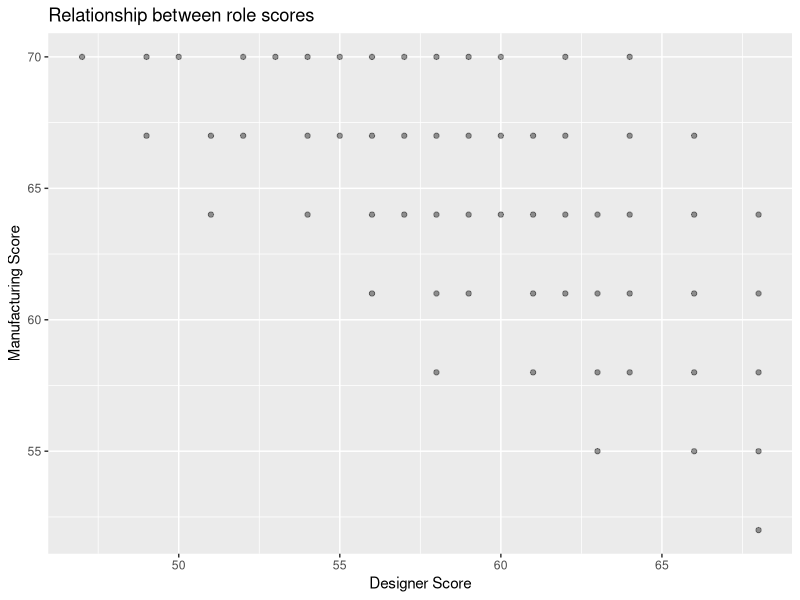
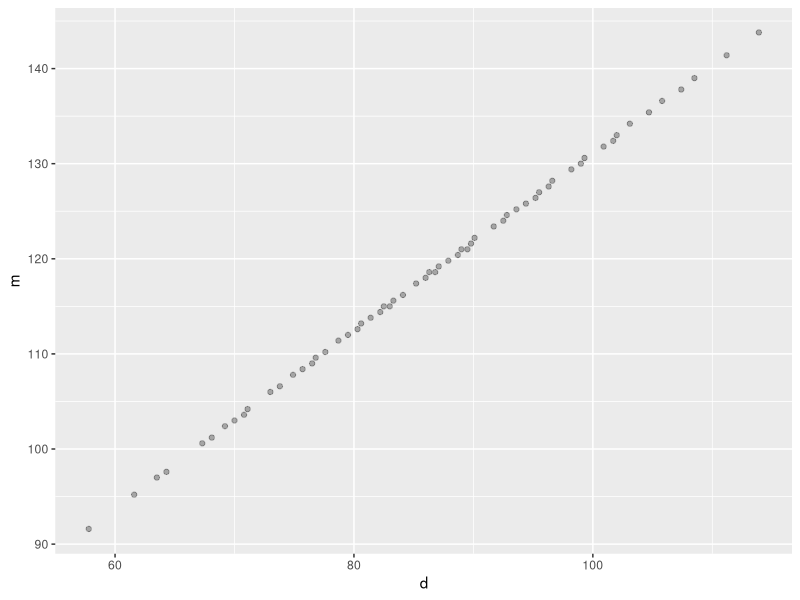
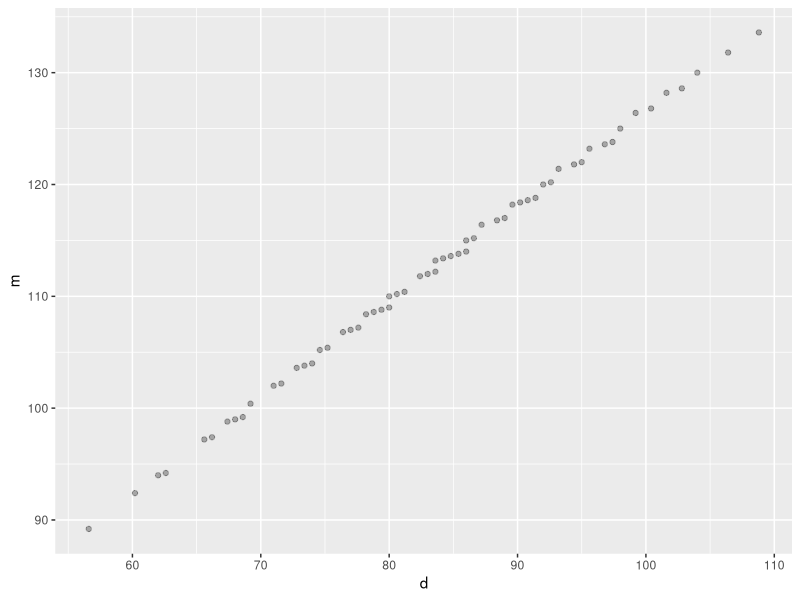
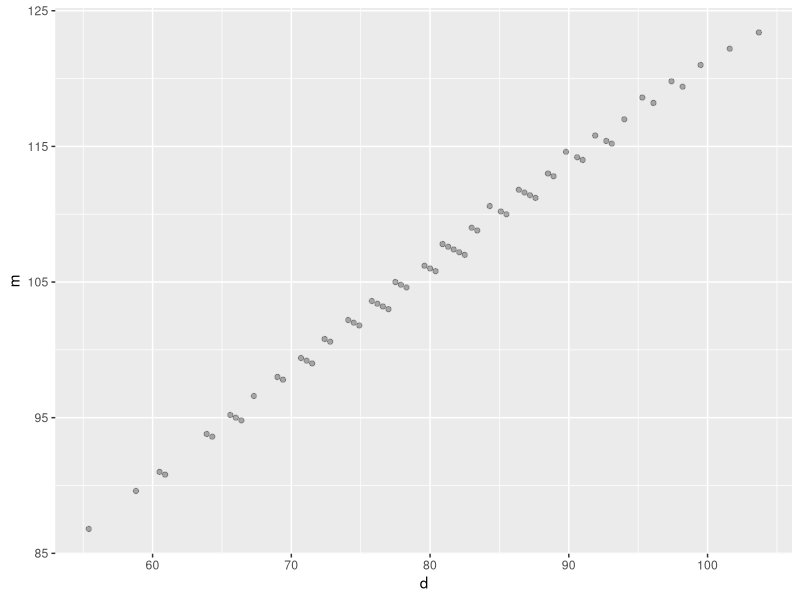
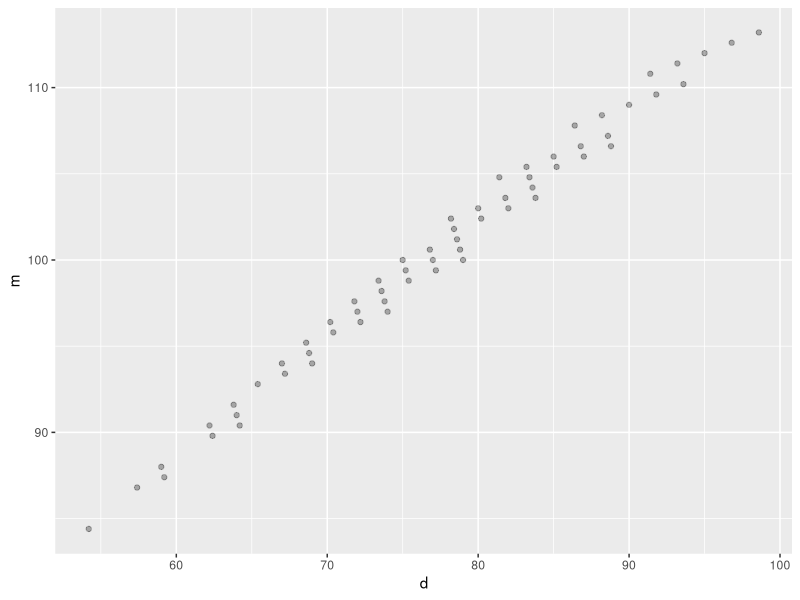
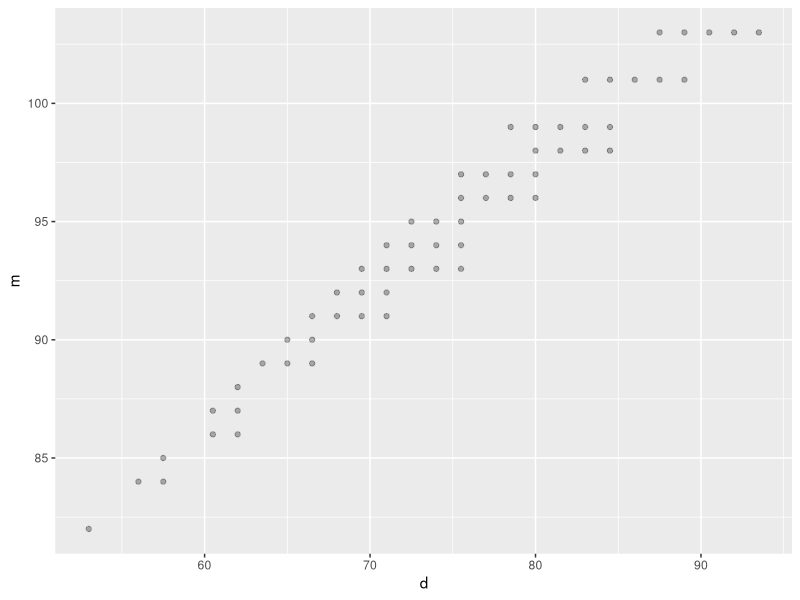
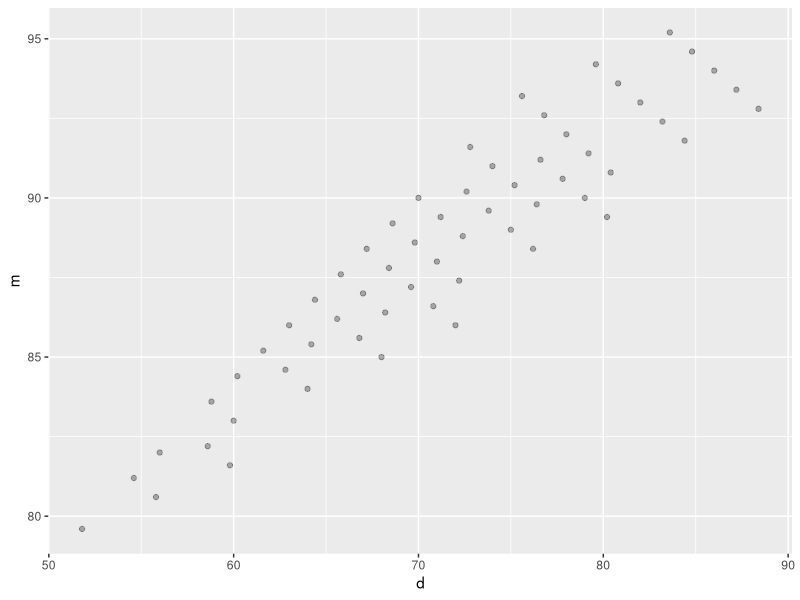
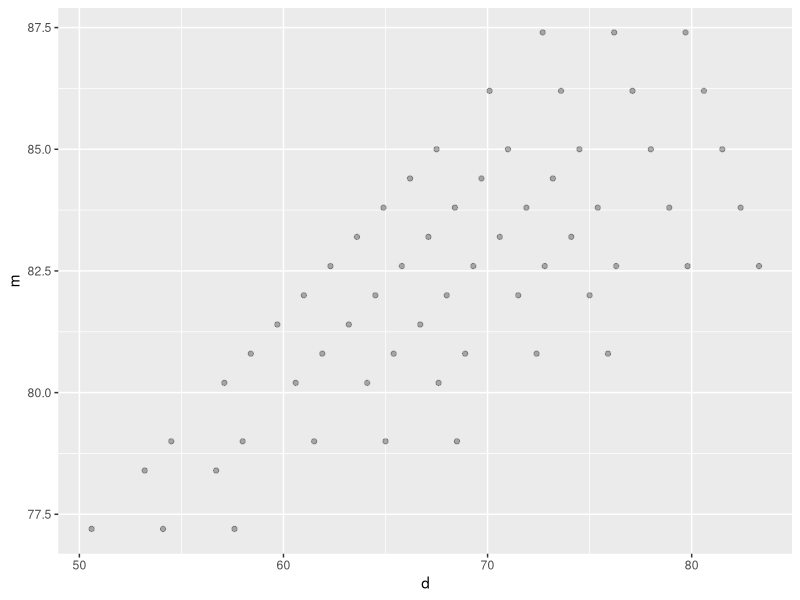

Source code (R) for these figures, in order:
## ---- chunk 1
knitr::opts_chunk$set(echo = TRUE)
library(tidyverse)
library(magrittr)
library(gtools)
## ---- chunk 2
ref_info <- list(
  shape = c("Triangle", "Parallelogram", "Trapezoid"),
  shape_abbr = c("t", "p", "z"),
  str = c(4, 6, 5),
  flex = c(2, 4, 8),
  cost = c(6, 10, 16),
  cost_multipliers = c(
    m = 1,
    d = .5),
  rel_val_m = c(0, 0, -3),
  rel_val_d = c(3, 5, 5),
  budget = 70
)
## ---- chunk 3

# This is the basic scoring function for either player
score_basic <- function(str, flex, cost, cost_multiplier, budget) {
  return(str + flex + ((budget - cost) * cost_multiplier))
}

# Not much special here, just calculates the basics before sending it to score_basic
score_player <- function(shape_vec, role, ref = ref_info) {
  
  if (role == "d" | role == "m") {} else {
    stop("role is not 'd' fr designer or 'm' for manufacturer. Please specify to calculate scores:")
  }
  
  basic_score_vec <- c(
    strength = sum(ref[["str"]] * shape_vec), # calculating strength is based on ref_info
    flexibility = sum(ref[["flex"]] * shape_vec), # calculating flexibility is based on ref_info
    cost = sum(ref[["cost"]] * shape_vec) # calculating cost is based on ref_info
  )
  
  cost_multiply <- ref_info[["cost_multipliers"]][[role]]
  budge <- ref_info[["budget"]]
  
  score_vec <- c(
    basic_score_vec,
    player_score = score_basic(basic_score_vec[["strength"]],
                               basic_score_vec[["flexibility"]],
                               basic_score_vec[["cost"]],
                               cost_multiply,
                               budge
                               ))
  
  return(score_vec)
}
## ---- chunk 4
n_shape <- 0:7
max_shapesum <- max(n_shape)
min_shapesum <- 4

exclusion_fn <- function(shape_vec, max = max_shapesum, min = min_shapesum) {
  if (sum(shape_vec) > max) {return(F)} # don't exceed shape maximum
  if (sum(shape_vec) < min) {return(F)} # you need at least 4 to fill in the figure
  if (shape_vec[1] < 1) {return(F)}
  if (shape_vec[1] < 2 & any(sum(shape_vec) < 5, shape_vec[3] < 2)) {return(F)}
  if (shape_vec[3] < 1 & shape_vec[1] < 3) {return(F)} 
  return(T)
}

shape_perms <- gtools::permutations(length(n_shape), 3, v = n_shape, repeats.allowed = T) %>% 
  t %>% as.data.frame %>% 
  extract(map_lgl(., exclusion_fn))
## ---- chunk 5
# This determines scores for each player for each combination of shapes used to fill in the outline of the plane
all_scores <- cbind(shape_perms %>% t %>% as.data.frame %>% set_colnames(c("t", "p", "z")), 
                    # calculates designer scores for each permutation
                    map2_dfr(shape_perms, rep("d", ncol(shape_perms)), score_player) %>% 
                      rename(d = player_score), 
                    # calculates manufacturer scores for each permutation
                    map2_dfr(shape_perms, rep("m", ncol(shape_perms)), score_player) %>% 
                      rename(m = player_score) %>% dplyr::select(m)) %>% 
  # also calculate joint score, the ratio between the two, and the distance from 1
  mutate(joint_score = d + m,
         ratio = d/m,
         ratio_dist_1 = abs(1 - ratio),
         id = paste0(t,p,z))

cors <- cor(all_scores %>% dplyr::select(where(is.numeric)))
## ---- chunk 6
# this kind of plot gives a sense of what outomes are likely possible given at least the constraints we know
ggplot(all_scores, aes(d, m)) + geom_point(alpha = .4) +
  labs(title = "Relationship between role scores") +
  xlab("Designer Score") +
  ylab("Manufacturing Score")
## ---- chunk 7
View(cors <- cor(all_scores))
## ---- chunk 8
# I made these functions to test a bunch of different values for the cost measure to try to optimize for something very integrative. It essentially just runs the same thing as all the above but for different cost/budget numbers
change_ref_info <- function(multiplier, ref = ref_info) {
  ref_info[["cost"]] <- ref_info[["cost"]] * multiplier
  ref_info[["budget"]] <- ref_info[["budget"]] * multiplier
  return(ref_info)
}

calculate_scores <- function(new_ref_df, perm_df = shape_perms) {
  score_df <- cbind(perm_df %>% t %>% as.data.frame %>% set_colnames(c("t", "p", "z")),
                    map2_dfr(perm_df, rep("d", ncol(perm_df)), 
                             ~ score_player(shape_vec = .x, role = .y, ref = new_ref_df)) %>% 
                      rename(d = player_score), 
                    map2_dfr(perm_df, rep("m", ncol(perm_df)), 
                             ~ score_player(shape_vec = .x, role = .y, ref = new_ref_df)) %>% 
                      rename(m = player_score) %>% dplyr::select(m)) %>% 
    mutate(joint_score = d + m,
           ratio = d/m,
           ratio_dist_1 = abs(1 - ratio))
  return(score_df)
}


test_dfs <- map(c(seq(.1, 1, .1), seq(2, 10, 1)), change_ref_info) 
test <- test_dfs %>% 
  map(calculate_scores)
## ---- chunk 9
plot_scores <- function(df) {
  ggplot(df, aes(d, m)) + geom_point(alpha = .3)
}

map(test, plot_scores)
